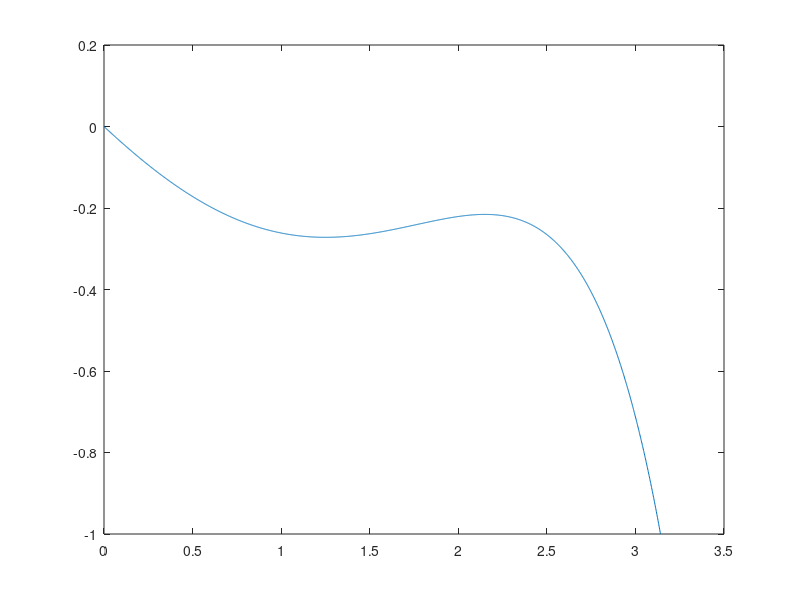

MATLAB code for this plot:
n = 2000;           %Number of dots
l = 0;              %Left boundary
r = pi;             %Right boundary
vl = 0;             %f(l)
vr = -1;            %f(r)
h =(r-l)/(n-1);     %Step for equation

A = sparse(n,n);        %Target matrix
b = zeros(n,1);         %Right-hand-side value
x = linspace(l,r,n);    %Split interval to calculate 

b([1 n]) = [vl vr];     %For left and right, assigning initial value
b(2:n-1) = cos(x(2:n-1));       %Create differential equation

A(1,1) = 1;                     %For both-side, assigning cof 1
A(n,n) = 1;

for i=2:n-1
    A(i,i-1:i+1) = [1/h^2+1/h , -2/h^2 1/h^2-1/h];          %Differential equation
end

fx = A \ b;
plot(x,fx);
